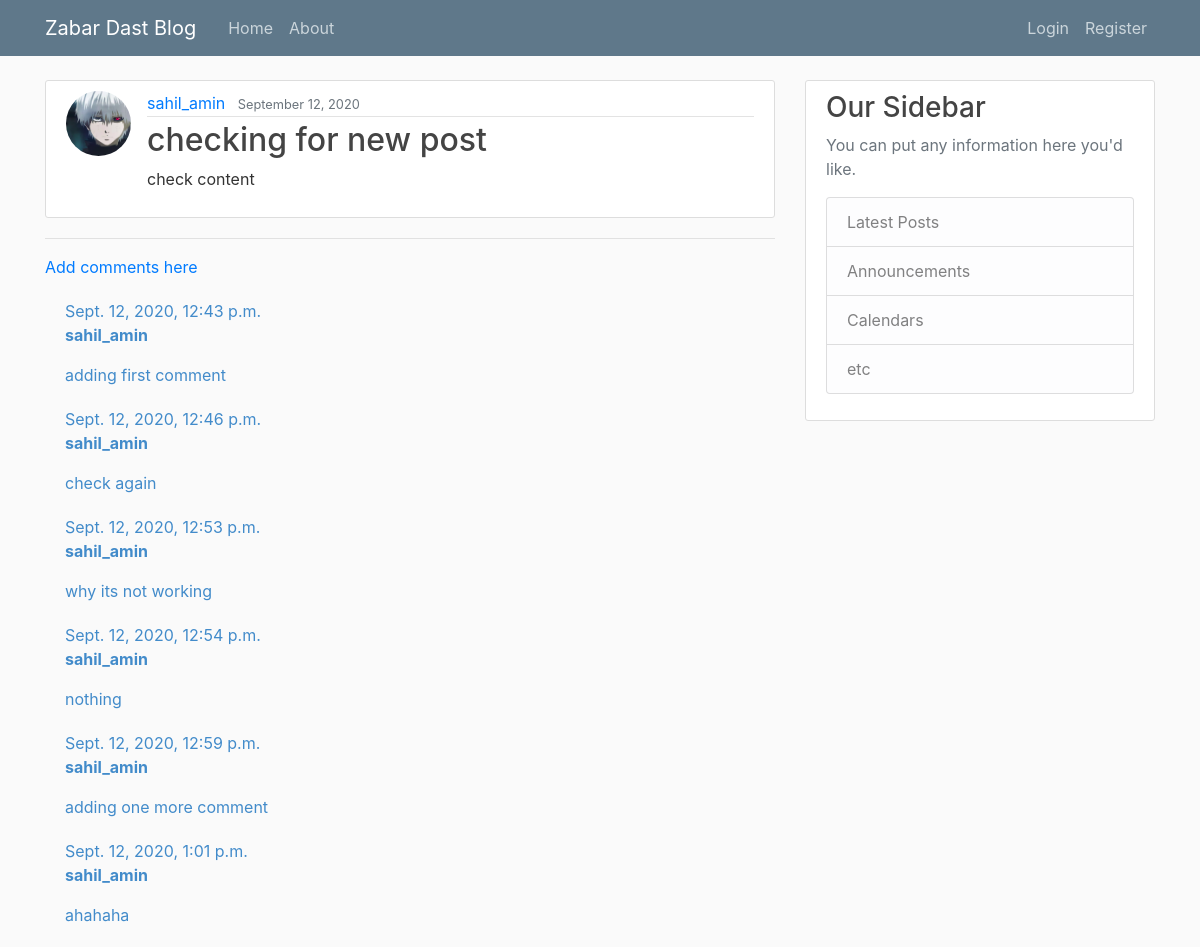
The app's page /post/36/ with its own data.
### blog/models.py (models this page shows, shortened)
class Post(models.Model):
	title=models.CharField(max_length=100)
	content = models.TextField()
	date_posted = models.DateTimeField(default=timezone.now)
	author = models.ForeignKey(User, on_delete=models.CASCADE)

class Comment(models.Model):
    post = models.ForeignKey('blog.Post', on_delete=models.CASCADE, related_name='comments')
    author = models.CharField(max_length=200)
    text = models.TextField()
    created_date = models.DateTimeField(default=timezone.now)
    approved_comment = models.BooleanField(default=False)

### myusers/models.py (models this page shows, shortened)
class Profile(models.Model):
	user = models.OneToOneField(User, on_delete=models.CASCADE)
	image = models.ImageField(default='default.jpg', upload_to = 'profile_pics')

### blog/views.py (the view)
class PostDetailView(DetailView):
	model = Post

### blog/templates/blog/post_detail.html (shortened to what this page needs)
{% extends "blog/base.html" %}
{% block content %}
	<article class="media content-section">
	  <img class="rounded-circle article-img" src="{{ object.author.profile.image.url }}">
	  <div class="media-body">
	    <div class="article-metadata">
	      <a class="mr-2" href="{% url 'user-posts' object.author.username %}">{{ object.author }}</a>
	      <small class="text-muted">{{ object.date_posted|date:"F d, Y"}}</small>
	    </div>
	    <h2 class="article-title">{{ object.title }}</h2>
	    <p class="article-content">{{ object.content }}</p>
	  </div>
	</article>
	<hr>
	<a class="button" href="{% url 'add_comment_to_post' pk=post.pk %}">Add comments here</a>
	{% for comment in post.comments.all %}
	    <div class="comment">
	        <div class="date">{{ comment.created_date }}
	        {% if not comment.approved_comment %}
                <a class="btn btn-default"href="{% url 'comment_remove' pk=comment.pk %}"></a>
                <a class="btn btn-default" href="{% url 'comment_approve' pk=comment.pk %}"></a>
            {% endif %}
        	</div>
	        <strong>{{ object.author.username }}</strong>
	        <p>{{ comment.text|linebreaks }}</p>
	    </div>
	{% empty %}
		<div class="media-body">
	    	<p><strong>No comments here yet :(</strong></p>
	    </div>
	{% endfor %}
{% endblock content %}

### blog/static/blog/main.css (style rules this page uses)
body { background: #fafafa; color: #333333; margin-top: 5rem; }
h1, h2, h3, h4, h5, h6 { color: #444444; }
.content-section { background: #ffffff; padding: 10px 20px; border: 1px solid #dddddd; border-radius: 3px; margin-bottom: 20px; }
.article-title { color: #444444; }
.article-content { white-space: pre-line; }
.article-img { height: 65px; width: 65px; margin-right: 16px; }
.article-metadata { padding-bottom: 1px; margin-bottom: 4px; border-bottom: 1px solid #e3e3e3 }
.comment { color: #428bca; margin: 20px 0px 20px 20px; }

### records on screen
Post: author.profile.image (picture), author "sahil_amin", date_posted "September 12, 2020", title "checking for new post", content "check content", author.username "sahil_amin"
Comment: created_date "Sept. 12, 2020, 12:43 p.m.", approved_comment False (drawn), text "adding first comment"
Comment: created_date "Sept. 12, 2020, 12:46 p.m.", approved_comment False (drawn), text "check again"
Comment: created_date "Sept. 12, 2020, 12:53 p.m.", approved_comment False (drawn), text "why its not working"
Comment: created_date "Sept. 12, 2020, 12:54 p.m.", approved_comment False (drawn), text "nothing"
Comment: created_date "Sept. 12, 2020, 12:59 p.m.", approved_comment False (drawn), text "adding one more comment"
Comment: created_date "Sept. 12, 2020, 1:01 p.m.", approved_comment False (drawn), text "ahahaha"
